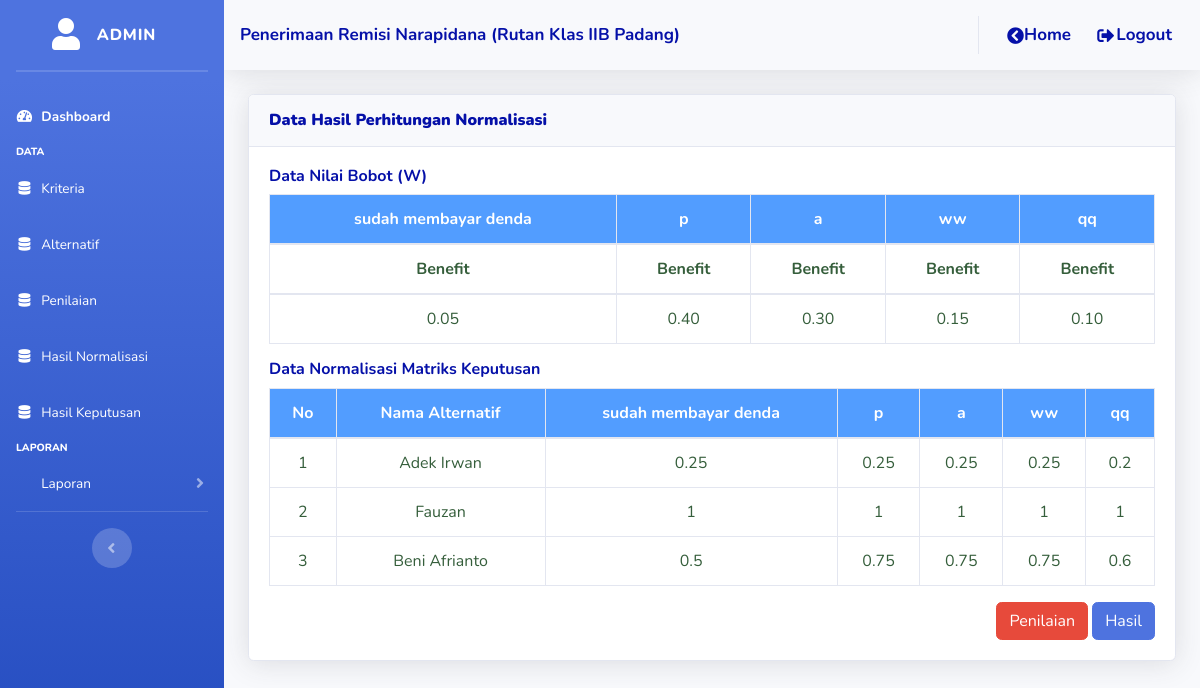
Screenshot of /admin_blok/proses/data_normalisasi.php?idp=12 (signed in) with the database file from the repository.
### tables this page shows
CREATE TABLE `tbl_kriteria` (
  `id_kriteria` int(11) NOT NULL,
  `id_periode` int(11) NOT NULL,
  `nama_kriteria` varchar(255) NOT NULL,
  `jenis_kriteria` varchar(255) NOT NULL,
  `bobot` double(4,2) NOT NULL
);

CREATE TABLE `tbl_penilaian` (
  `id_penilaian` int(11) NOT NULL,
  `id_alternatif` varchar(15) NOT NULL,
  `id_subkriteria` int(11) NOT NULL,
  `id_periode` int(11) NOT NULL
);

CREATE TABLE `tbl_alternatif` (
  `id_alternatif` varchar(15) NOT NULL,
  `nama` varchar(255) NOT NULL,
  `tanggal_lahir` date NOT NULL,
  `jenis_kelamin` varchar(15) NOT NULL,
  `jenis_kejahatan` varchar(255) NOT NULL,
  `tanggal_mulai_ditahan` date NOT NULL,
  `lama_pidana` varchar(20) NOT NULL,
  `id_blok` int(11) NOT NULL,
  `id_periode` int(11) NOT NULL
);

### admin_blok/proses/data_normalisasi.php (the view, shortened to what this page needs)
<?php
include("style/header.php");
include("style/sidebar.php");
include '../../config/koneksi.php';
$idp = $_GET['idp'];
?>
<div class="container-fluid">
	<div class="card shadow mt-3 mb-3">
		<div class="card-header py-3">
			<h6 class="m-0 font-weight-bold text-olive" style="color: #0510a8"><b>Data Hasil Perhitungan Normalisasi</b></h6>
		</div>
		<div class="card-body">
			<h6 style="font-weight: bold; color:#0510a8">Data Nilai Bobot (W)</h6>
			<div class="table-responsive">
				<table class="table table-bordered">
					<thead>
						<tr style="background-color: #529dff; color: #ffff" align="center">
							<?php
							$sqltr = mysqli_query($konek, "SELECT * FROM tbl_kriteria WHERE id_periode = $idp");
							while ($rowtr = $sqltr->fetch_array()) {
							?>
								<th><?= $rowtr['nama_kriteria']; ?></th>
							<?php
							}
							?>
						</tr>
						<tr align="center" style="color: #355E3B">
							<?php
							$sqltr = mysqli_query($konek, "SELECT * FROM tbl_kriteria WHERE id_periode = $idp");
							while ($rowtr = $sqltr->fetch_array()) {
							?>
								<th><?= $rowtr['jenis_kriteria']; ?></th>
							<?php
							}
							?>
						</tr>
					</thead>
					<tbody>
						<tr align="center" style="color: #355E3B">
							<?php
							$sqltr = mysqli_query($konek, "SELECT * FROM tbl_kriteria WHERE id_periode = $idp");
							while ($rowtr = $sqltr->fetch_array()) {
							?>
								<td><?= $rowtr['bobot']; ?></td>
							<?php
							}
							?>
						</tr>
					</tbody>
				</table>
			</div>
			<h6 style="font-weight: bold; color:#0510a8">Data Normalisasi Matriks Keputusan</h6>
			<div class="table-responsive">
				<table class="table table-bordered">
					<thead>
						<tr style="background-color: #529dff; color: #ffff" align="center">
							<th style="font-size: 16px;">No</th>
							<th style="font-size: 16px;">Nama Alternatif</th>
							<?php
							$sqlth = $konek->query("SELECT * FROM tbl_kriteria WHERE id_periode = '$idp'");
							while ($rowth = $sqlth->fetch_array()) {
							?>
								<th><?= $rowth['nama_kriteria']; ?></th>
							<?php
							}
							?>
					</thead>
					<tbody>
						<?php
						include('../../config/koneksi.php');
						$no = 1;
						$sqlp1 = $konek->query("SELECT DISTINCT * FROM tbl_penilaian WHERE id_periode = '$idp' GROUP BY id_alternatif");
						while ($rowp1 = $sqlp1->fetch_array()) {
							$idalt = $rowp1['id_alternatif'];
							$nama_alt = $konek->query("SELECT * FROM tbl_alternatif WHERE id_alternatif = '$idalt'");
							$row_nama_alt = $nama_alt->fetch_array();
						?>
							<tr align="center" style="color: #355E3B">
								<td align="center"><?php echo $no++; ?></td>
								<td><?php echo $row_nama_alt['nama']; ?></td>
							<?php
							$sqlcek = mysqli_query($konek, "SELECT * FROM tbl_hasil WHERE id_periode = '$idp' AND id_alternatif = '$idalt'");
							$ceksql2 = mysqli_num_rows($sqlcek);
							$nc_SAW = 0;
							$nc_WP = 1;
							if ($ceksql2 === 0) {
								$simpanakhir = $konek->query("INSERT INTO tbl_hasil VALUES ('','$idalt','$idp','$nc_SAW', '0')");
								$sqlkrt = $konek->query("SELECT * FROM tbl_kriteria");
								while ($rowkrt = $sqlkrt->fetch_array()) {
									$idkrt = $rowkrt['id_kriteria'];
									$jnkrt = $rowkrt['jenis_kriteria'];
									$bobot = $rowkrt['bobot'];
									$sqlp2 = $konek->query("SELECT * FROM tbl_penilaian a JOIN tbl_subkriteria b on a.id_subkriteria = b.id_subkriteria JOIN tbl_kriteria c ON b.id_kriteria = c.id_kriteria WHERE a.id_alternatif = '$idalt' AND a.id_periode = '$idp' AND c.id_kriteria = '$idkrt' ");
									while ($rowp2 = $sqlp2->fetch_array()) {
										if ($jnkrt == "Benefit") {
											$sqlceknilai = $konek->query("SELECT MAX(nbobot) as n FROM tbl_penilaian a join tbl_subkriteria b on a.id_subkriteria = b.id_subkriteria JOIN tbl_kriteria c ON b.id_kriteria = c.id_kriteria WHERE a.id_periode = '$idp' AND c.id_kriteria = '$idkrt' ");
											$rown = $sqlceknilai->fetch_array();
											$n = $rown['n'];
											$c = $rowp2['nbobot'];
											$c = $c / $n;
										} else {
											$sqlceknilai = $konek->query("SELECT MIN(nbobot) as n FROM tbl_penilaian a JOIN tbl_subkriteria b on a.id_subkriteria = b.id_subkriteria JOIN tbl_kriteria c ON b.id_kriteria = c.id_kriteria WHERE a.id_periode = '$idp' AND c.id_kriteria = '$idkrt' ");
											$rown = $sqlceknilai->fetch_array();
											$n = $rown['n'];
											$c = $rowp2['nbobot'];
											$c = $n / $c;
										}
										echo "<td align='center'>" . $c . "</td>";
										$nc_SAW += ($c * $bobot);
										$nc_WP *= pow($c, $bobot);
									}
								}
								echo "</tr>";
								$nc_WASPAS = 0.5 * $nc_SAW + 0.5 * $nc_WP;
								$nc_WASPAS_rounded = round($nc_WASPAS, 9);
								$updatenilai = $konek->query("UPDATE tbl_hasil SET hasil = '$nc_WASPAS_rounded' WHERE id_alternatif = '$idalt'");
							} else {
								$sqlkrt = $konek->query("SELECT * FROM tbl_kriteria");
								while ($rowkrt = $sqlkrt->fetch_array()) {
									$idkrt = $rowkrt['id_kriteria'];
									$jnkrt = $rowkrt['jenis_kriteria'];
									$sqlp2 = $konek->query("SELECT * FROM tbl_penilaian a JOIN tbl_subkriteria b on a.id_subkriteria = b.id_subkriteria JOIN tbl_kriteria c ON b.id_kriteria = c.id_kriteria WHERE a.id_alternatif = '$idalt' AND a.id_periode = '$idp' AND c.id_kriteria = '$idkrt' ");
									while ($rowp2 = $sqlp2->fetch_array()) {
										if ($jnkrt == "Benefit") {
											$sqlceknilai = $konek->query("SELECT MAX(nbobot) as n FROM tbl_penilaian a join tbl_subkriteria b on a.id_subkriteria = b.id_subkriteria JOIN tbl_kriteria c ON b.id_kriteria = c.id_kriteria WHERE a.id_periode = '$idp' AND c.id_kriteria = '$idkrt' ");
											$rown = $sqlceknilai->fetch_array();
											$n = $rown['n'];
											$c = $rowp2['nbobot'];
											$c = $c / $n;
										}
										echo "<td align='center'>" . $c . "</td>";
									}
								}
								echo "</tr>";
							}
						}
							?>
					</tbody>
				</table>
			</div>
			<div align="right">
				<a href="data_penilaian.php?&idp=<?php echo $idp; ?>" class="btn btn-danger">Penilaian</a>
				<a href="hasil_keputusan.php?&idp=<?php echo $idp; ?>" class="btn btn-primary">Hasil</a>
			</div>
		</div>
	</div>
</div>
</div>

### rows the page displays
tbl_kriteria: nama_kriteria "sudah membayar denda", jenis_kriteria "Benefit", bobot "0.05"
tbl_kriteria: nama_kriteria "p", jenis_kriteria "Benefit", bobot "0.40"
tbl_kriteria: nama_kriteria "a", jenis_kriteria "Benefit", bobot "0.30"
tbl_kriteria: nama_kriteria "ww", jenis_kriteria "Benefit", bobot "0.15"
tbl_kriteria: nama_kriteria "qq", jenis_kriteria "Benefit", bobot "0.10"
tbl_penilaian: id_alternatif.nama "Adek Irwan", c "0.25"
tbl_penilaian: c "0.25"
tbl_penilaian: c "0.25"
tbl_penilaian: c "0.25"
tbl_penilaian: c "0.2"
tbl_penilaian: id_alternatif.nama "Fauzan", c "1"
tbl_penilaian: c "1"
tbl_penilaian: c "1"
tbl_penilaian: c "1"
tbl_penilaian: c "1"
tbl_penilaian: id_alternatif.nama "Beni Afrianto", c "0.5"
tbl_penilaian: c "0.75"
tbl_penilaian: c "0.75"
tbl_penilaian: c "0.75"
tbl_penilaian: c "0.6"

### other values shown
$_SESSION['username'] "ADMIN"
